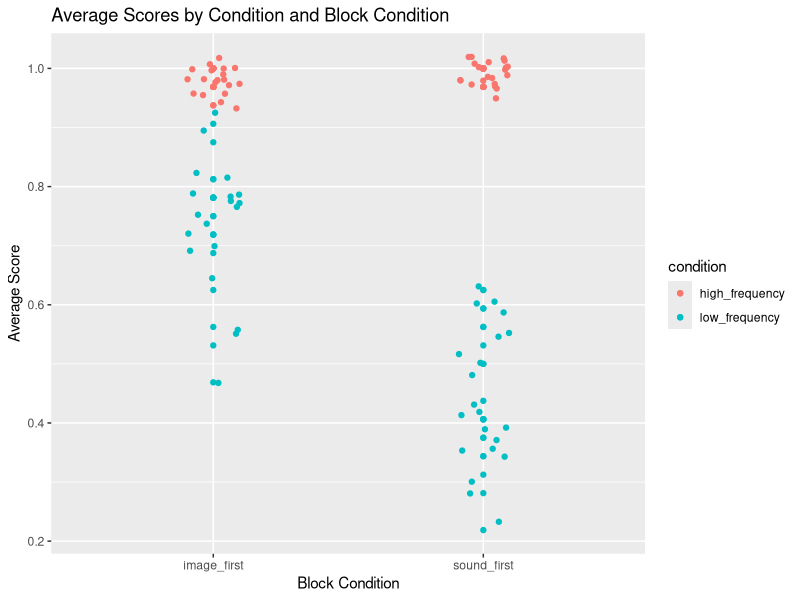

Source code (R): (Note: a time limit stopped this script after it produced the figure.)
## ---- chunk 1
knitr::opts_chunk$set(echo = TRUE)
library(lme4) # we need lme4 so we can do test-runs of mixed effects analyses. 
require(tidyverse) 
## ---- chunk 2
simulate_data <- function(n_subjects, items_per_condition, trials_per_item, blocks, 
                          baseline_log_odds, non_discriminative_effect, 
                          high_frequency_effect, interaction_effect, 
                          bonus_sound_first) {
    
    # Convert baseline log-odds to probability (just for reference, not used directly)
    baseline_prob <- exp(baseline_log_odds) / (1 + exp(baseline_log_odds))
    
    subjects <- rep(1:n_subjects, each = items_per_condition * trials_per_item * blocks * 2)
    condition <- rep(rep(c("low_frequency", "high_frequency"), 
                         each = trials_per_item * items_per_condition), 
                     times = blocks * n_subjects)
    block <- rep(rep(1:blocks, each = trials_per_item * items_per_condition * 2), 
                 times = n_subjects)
    item <- rep(rep(1:(items_per_condition * 2), 
                    each = trials_per_item), 
                times = blocks * n_subjects)
    
    # Assigning block conditions (Image first or Sound first)
    block_condition <- rep(sample(c("image_first", "sound_first"), 
                                  n_subjects, replace = TRUE), 
                           each = items_per_condition * trials_per_item * blocks * 2)
    
    # Adding subject-specific random effects
    subject_effect_high <- rnorm(n_subjects, 0, 0.04)  # Smaller variability for high frequency
    subject_effect_low <- rnorm(n_subjects, 0, 0.4)    # Larger variability for low frequency
    
    # Calculate log-odds based on condition and block_condition
    log_odds <- baseline_log_odds +
                ifelse(condition == "high_frequency", high_frequency_effect, 0) +
                ifelse(block_condition == "sound_first", bonus_sound_first, 0) +
                ifelse(condition == "high_frequency" & block_condition == "sound_first", 
                       interaction_effect, 0) +  # Interaction only applies when both conditions match
                ifelse(condition == "low_frequency", subject_effect_low[subjects], 
                       subject_effect_high[subjects]) +
                ifelse(block_condition == "sound_first", non_discriminative_effect, 0)
    
    # Convert log-odds to probability
    prob <- exp(log_odds) / (1 + exp(log_odds))
    
    # Simulating correct/incorrect outcomes based on probabilities
    outcome <- rbinom(length(condition), 1, prob)
    
    # Creating the final data frame
    dat <- data.frame(subject = subjects, condition = condition, block = block, 
                      item = item, block_condition = block_condition, outcome = outcome)
    
    dat <- dat %>%
      mutate(condition = as.factor(condition),
             block = as.factor(block_condition))  # Using block_condition as block
    
    return(dat)
}

## ---- chunk 3
# Define the parameters based on the model output
baseline_log_odds <- 1.0430
non_discriminative_effect <- -1.1984
high_frequency_effect <- 2.8999
interaction_effect <- 1.7634
bonus_sound_first <- 0.001

# Example usage with the updated simulate_data function
set.seed(08)
dat <- simulate_data(n_subjects = 40, items_per_condition = 4, trials_per_item = 8, 
                     blocks = 1, baseline_log_odds = baseline_log_odds, 
                     non_discriminative_effect = non_discriminative_effect, 
                     high_frequency_effect = high_frequency_effect, 
                     interaction_effect = interaction_effect, 
                     bonus_sound_first = bonus_sound_first)

# View the first 60 rows of the data
head(dat, n = 60)

# Aggregate data by block condition, condition, and subject
agg_dat <- dat %>%
  group_by(block_condition, condition, subject) %>%
  summarize(score = mean(outcome), .groups = 'drop')

# Plot the results
ggplot(agg_dat, aes(x = block_condition, y = score, color = condition)) +
  geom_jitter(width = 0.1, height = 0.02) +
  geom_point(stat = "identity") +
  labs(title = "Average Scores by Condition and Block Condition",
       x = "Block Condition",
       y = "Average Score")
## ---- chunk 4
#install.packages("lme4", type = "source")
# a function for running a mixed-model and extracting coverage, theta_bias, sigma_bias, and p-values. 
run_analysis <- function(data) {
  # Fit null and alternative models
  m0 <- glmer(outcome ~ 1 + (1 | subject), data = data, family = "binomial") # null model
  m1 <- tryCatch(
    glmer(outcome ~ condition * block_condition + (1 | subject), data = data, family = "binomial"),
    error = function(e) NULL
  )
  
  # Check if the model fit successfully
  if (!is.null(m1)) {
    # Extract estimate and standard error for the interaction term
    est <- fixef(m1)["conditionhigh_frequency:block_conditionsound_first"]
    se <- sqrt(vcov(m1)["conditionhigh_frequency:block_conditionsound_first", "conditionhigh_frequency:block_conditionsound_first"])
    
    # BIC calculation to compare models
    m_bic <- BIC(m0, m1)
    statistic <- m_bic[1, 2] - m_bic[2, 2]  # BIC difference
    
    return(c(est = est, se = se, bic_diff = statistic))
  } else {
    return(c(est = NA, se = NA, bic_diff = NA))
  }
}

m1 <- glmer(outcome ~ condition * block_condition + (1 |subject), data=dat, ,family = "binomial")
summary(m1)
#summary(m1)$coef
#a<-run_analysis(dat)
#a
#a[3]
## ---- chunk 5
repeat_analysis <- function(n_simulations, n_subjects, items_per_condition, trials_per_item, blocks, 
                            baseline_log_odds, non_discriminative_effect, 
                            high_frequency_effect, interaction_effect, bonus_sound_first) {
    
    # Create a matrix to store the simulation outputs
    simouts <- matrix(NA, nrow = n_simulations, ncol = 3)
    error_count <- 0 # Track number of errors

    # Loop for repeating the simulation
    for (i in 1:n_simulations) {
        tryCatch({
            # Simulate the data
            data <- simulate_data(n_subjects, items_per_condition, trials_per_item, blocks, 
                                  baseline_log_odds, non_discriminative_effect, 
                                  high_frequency_effect, interaction_effect, bonus_sound_first)
            print(head(data))  # Debug: print the first few rows of simulated data
            
            # Run the analysis
            analysis_results <- run_analysis(data)
            print(analysis_results)  # Debug: print the analysis results
            
            # Ensure the analysis results have exactly 3 elements
            if (length(analysis_results) != 3) {
                stop("run_analysis did not return 3 elements")
            }

            simouts[i, ] <- analysis_results # Save the analysis outputs for this simulation.
        }, error = function(e) {
            error_count <- error_count + 1
            warning(paste("Error in simulation", i, ":", e$message))
        })
    }

    if (error_count == n_simulations) {
        stop("All simulations failed. Check model and data simulation parameters.")
    }

    # Calculate statistics only for successful simulations
    valid_simouts <- simouts[complete.cases(simouts), ]
    power <- mean(valid_simouts[, 3] <= -20, na.rm = TRUE) # -20 as a significant threshold
    estimated_slope <- mean(valid_simouts[, 1], na.rm = TRUE)
    sigma_bias <- (mean(valid_simouts[, 2], na.rm = TRUE) - sd(valid_simouts[, 1], na.rm = TRUE)) / sd(valid_simouts[, 1], na.rm = TRUE)
    theta_bias <- (estimated_slope - bonus_sound_first) / bonus_sound_first

    return(list(power = power, theta_bias = theta_bias, sigma_bias = sigma_bias))
}

repeat_analysis(n_simulations = 2, 
                n_subjects = 20, 
                items_per_condition = 3, 
                trials_per_item = 12, 
                blocks = 2, 
                baseline_log_odds = 1.0430, 
                non_discriminative_effect = -1.1984, 
                high_frequency_effect = 2.8999, 
                interaction_effect = 1.7634, 
                bonus_sound_first = 0.05)

## ---- chunk 6
#repeat_analysis(n_simulations=2, n_subjects = 20, items_per_condition = 3, trials_per_item = 12, 
#                     blocks = 2, p_high = 0.9, p_low = 0.4, bonus_sound_first = 0.05)

#sample sizes with set items
dat <- expand.grid(n_subjects = c(8,10,12,14,16,18,20), items_per_condition = 1, trials_per_item = c(8,10,12), 
                     blocks = 1, p_high = 0.95, p_low = 0.4, bonus_sound_first = 0.001)
dat$id <- 1:nrow(dat)
# then use tidyverse functions to run the analysis for each sample size (takes ~30-60 minutes)
results <- dat %>%
    nest(parameters :=  c(n_subjects, trials_per_item)) %>%
    mutate(
        analysis_results = map(parameters, ~repeat_analysis(n_simulations = 50, 
                                                            n_subjects = .$n_subjects,
                                                            items_per_condition = 1, 
                                                            trials_per_item = .$trials_per_item,
                                                            blocks = 1, 
                                                            baseline_log_odds = 1.0430, 
                                                            non_discriminative_effect = -1.1984,
                                                            high_frequency_effect = 2.8999, 
                                                            interaction_effect = 1.7634, 
                                                            bonus_sound_first = 0.001)),
        power = map_dbl(analysis_results, ~.x$power),
        theta_bias = map_dbl(analysis_results, ~.x$theta_bias),
        sigma_bias = map_dbl(analysis_results, ~.x$sigma_bias)
    ) %>%
    select(-analysis_results) %>% 
    unnest(c(parameters, power, theta_bias, sigma_bias))

# Display the results
print(results)

results
options(repr.plot.width=10, repr.plot.height=8)
ggplot(results, aes(n_subjects*2, power, color=as.factor(trials_per_item), group=trials_per_item)) +
    geom_point() +
    geom_line() +
    geom_hline(yintercept = 0.8) + # again, thresholds for acceptable power
    geom_hline(yintercept = 0.95) +
    scale_color_discrete('number of repeats per item') +
    scale_x_continuous('Number of subjects') +
    scale_y_continuous('Statistical power (for Delta BIC <= -20)') +
    theme_classic()


ggplot(results, aes(n_subjects*2, sigma_bias, color=as.factor(trials_per_item), group=trials_per_item)) +
    geom_point() +
    geom_line() +
    scale_color_discrete('number of repeats per item') +
    scale_x_continuous('Number of subjects') +
    scale_y_continuous('Sigma Bias') +
    theme_classic()

ggplot(results, aes(n_subjects*2, theta_bias, color=as.factor(trials_per_item), group=trials_per_item)) +
    geom_point() +
    geom_line() +
    scale_color_discrete('number of repeats per item') +
    scale_x_continuous('reps per subjects') +
    scale_y_continuous('Theta Bias') +
    theme_classic()
